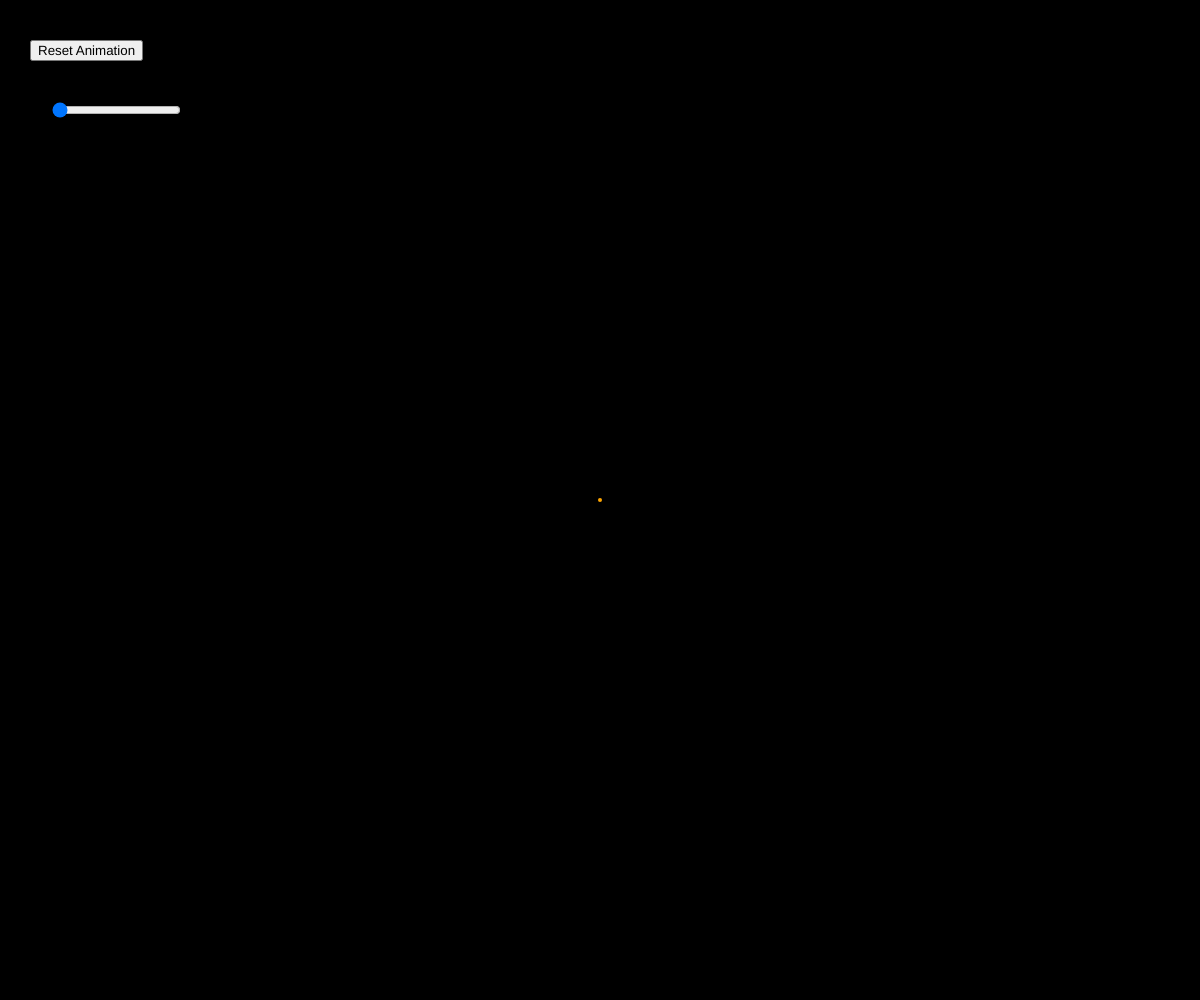
Frame 1 (no input)
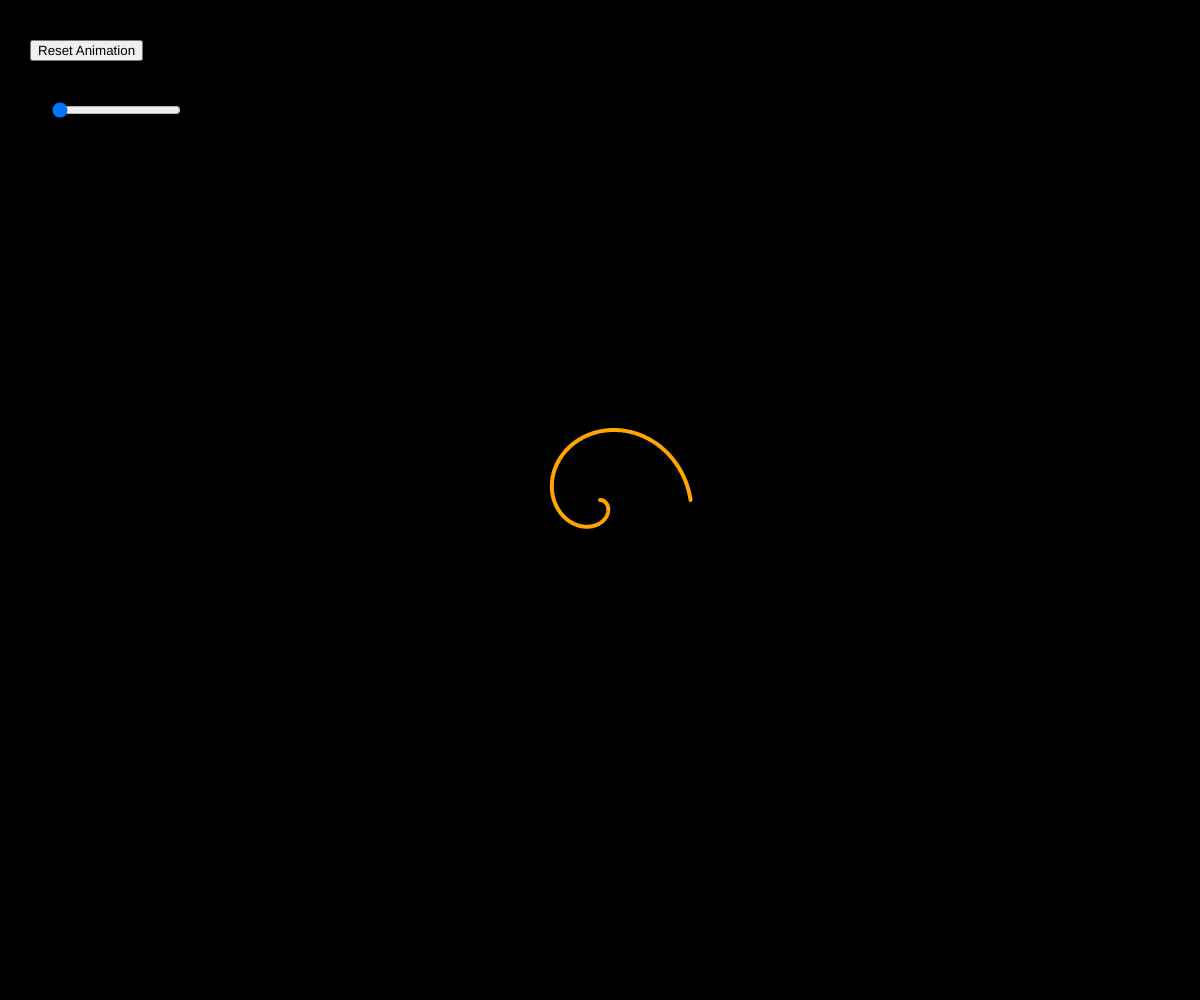
Frame 60 (no input)
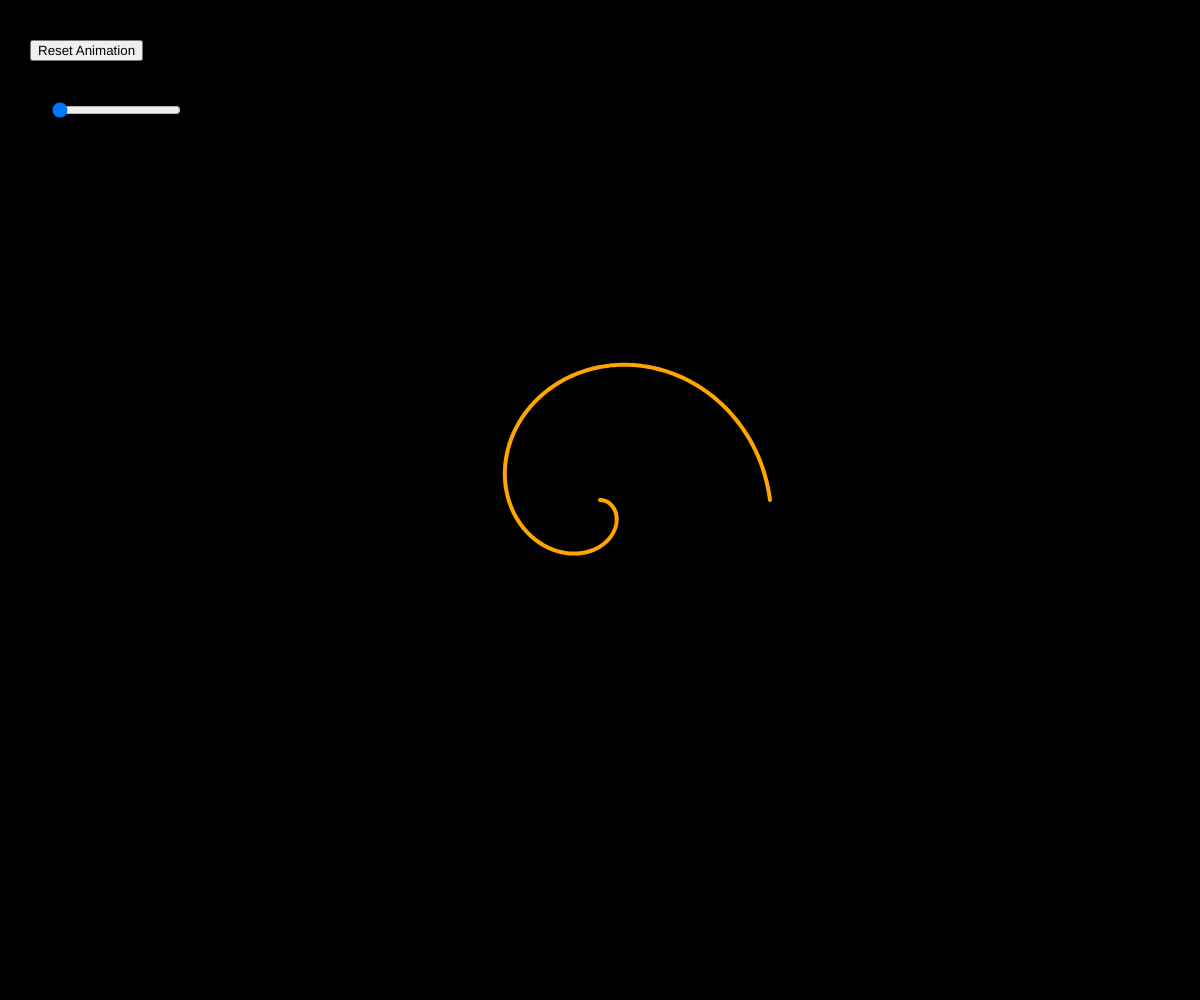
Frame 120 (the mouse pressed at the canvas centre since frame 60)

The p5.js sketch that drew these frames (run headless with seeded random() and noise() and a simulated clock; from frame 60 on, the mouse is pressed at the canvas centre):

// p5.js sketch
// ── sketch.js
// Maurer Rose
// The Coding Train / Daniel Shiffman
// https://thecodingtrain.com/challenges/c1-maurer-rose
// https://youtu.be/4uU9lZ-HSqA
// https://editor.p5js.org/codingtrain/sketches/qa7RiptE9

let n = 0;
let d = 0;
let dSlider;


function windowResized() {
  resizeCanvas(windowWidth, windowHeight);
}


function resetAnimation() { 
  n = 0;
  d = 0;
}


function setup() {
  createCanvas(windowWidth, windowHeight);
  textSize(15);
  angleMode(DEGREES);
  dSlider = createSlider(0,5,0);
  dSlider.position(50, 100);
  dSlider.changed(resetAnimation); 

  text("Click on the button to " + "reset the animation", 20, 20); 

  resetBtn =  createButton("Reset Animation"); 
  resetBtn.position(30, 40); 
  resetBtn.mousePressed(resetAnimation); 
}

function draw() {
  background(0);
  translate(width/2,height/2);
  stroke(255);

  d = dSlider.value();

  noFill();
  beginShape();
  strokeWeight(1);
  for (let i = 0; i < 361; i++) {
    let k = i * d;
    let r = 150 * sin(n*k);
    let x = r * cos(k);
    let y = r * sin(k);
    vertex(x,y);    
  }
  endShape();

  noFill();
  stroke('orange');
  strokeWeight(4);
  beginShape();
  for (let i = 0; i < 361; i++) {
    let k = i;
    let r = 250 * sin(n*k);
    let x = r * cos(k);
    let y = r * sin(k);
    vertex(x,y);    
  }
  endShape();

  n += 0.001;
  d += 0.005;

  
  
}


// ── style.css
html {
    margin: 0;
    padding: 0;
  }

  body {
    margin: 0;
    padding: 0;
    overflow: hidden;
    display: flex;
  
    /* This centers our sketch horizontally. */
    justify-content: center;
  
    /* This centers our sketch vertically. */
    align-items: center;
  
    background-color: rgb(0, 0, 0);
    color: white;
    
  }

  canvas {
    display: block;
  }
  
 
